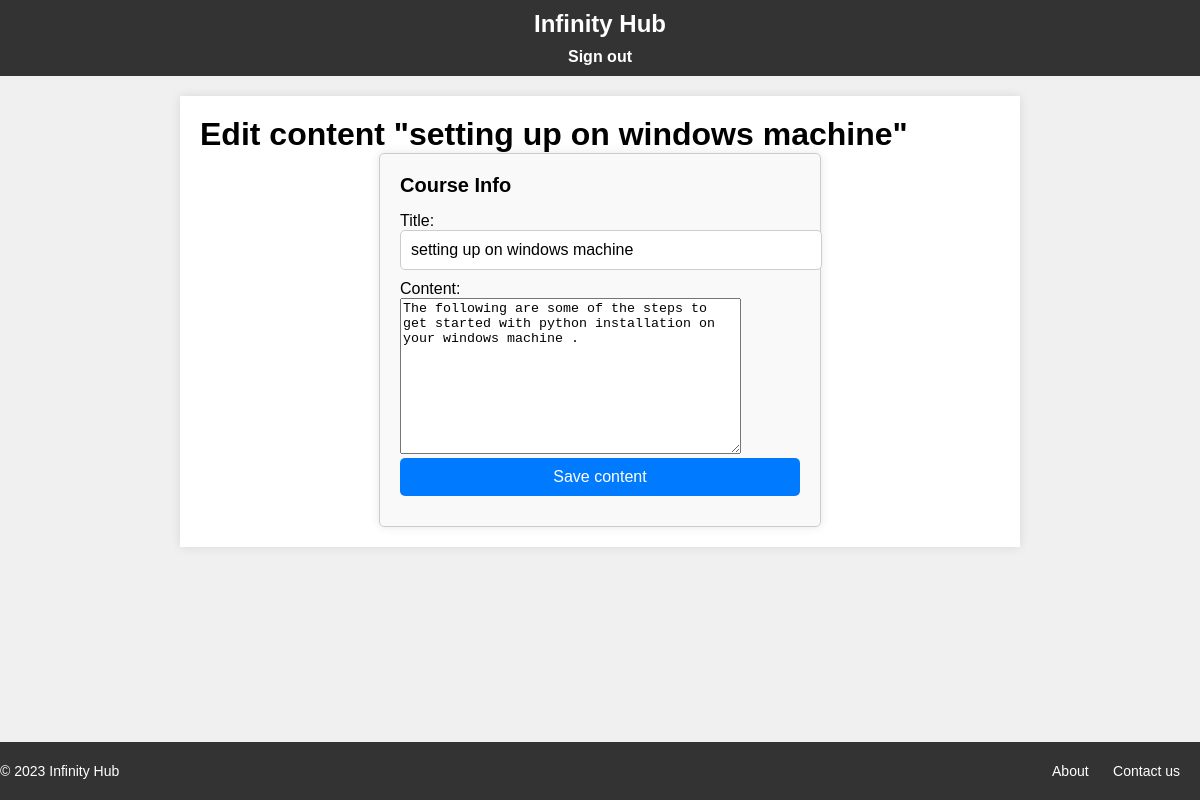
Page /course/topic/1/content/update/text/3/ (signed in) on the committed database.
### courses/models.py (models this page shows, shortened)
class ItemBase(models.Model):
    owner = models.ForeignKey(User, related_name='%(class)s_related', on_delete=models.CASCADE)
    title = models.CharField(max_length=250)
    created = models.DateTimeField(auto_now_add=True)
    updated = models.DateTimeField(auto_now=True)
    class Meta:
        abstract = True

class Text(ItemBase):
    content = models.TextField()

### courses/views.py (the view, shortened to what this page needs)
class ContentCreateUpdateView(TemplateResponseMixin, View):
    topic = None
    model = None
    obj = None
    template_name = 'courses/manage/content/form.html'
    def get_model(self, model_name):
        if model_name in ['text', 'image', 'video', 'file']:
            return apps.get_model(app_label='courses', model_name=model_name)
        return None
    def get_form(self,model, *args, **kwargs):
        Form = modelform_factory(model, exclude=['owner',
                                                'order',
                                                'created',
                                                'updated'
                                                ])
        return Form(*args, **kwargs)
    def dispatch(self,request,topic_id, model_name, id=None):
        self.topic = get_object_or_404(Topic, id=topic_id,course__owner=request.user)
        self.model = self.get_model(model_name)
        if id:
            self.obj = get_object_or_404(self.model, id=id,owner=request.user) # type: ignore
        return super().dispatch(request,topic_id,model_name,id)
    def get(self,request, topic_id, model_name, id=None):
        form = self.get_form(self.model, instance=self.obj)
        return self.render_to_response({'form': form, 'object': self.obj})

### courses/templates/courses/manage/content/form.html (shortened to what this page needs)
{% extends "base.html" %}
{% block content %}
<h1>
    {% if object %}
    Edit content "{{ object.title }}"
    {% else %}
    Add new content
    {% endif %}
</h1>
<div class="module">
    <h2>Course Info</h2>
    <form action="" method="post" enctype="multipart/form-data">
        {{ form.as_p }}
        <p><input type="submit" value="Save content"></p>
    </form>
</div>
{% endblock content %}

### courses/static/css/base.css (style rules this page uses)
body, h1, h2, p, ul, li { margin: 0; padding: 0; }
body { background-color: #f0f0f0; font-family: Arial, sans-serif; }
.module { background-color: #fff; border: 1px solid #ccc; border-radius: 5px; box-shadow: 0 0 10px rgba(0, 0, 0, 0.1); padding: 20px; margin: 0 auto; max-width: 400px; }

### courses/static/css/form.css (style rules this page uses)
.module { border: 1px solid #ccc; padding: 20px; background-color: #f9f9f9; }
.module h2 { font-size: 20px; margin-bottom: 15px; }
.module form { margin-top: 15px; }
.module form input[type="text"], .module form input[type="submit"] { width: 100%; padding: 10px; margin-bottom: 10px; border: 1px solid #ccc; border-radius: 5px; font-size: 16px; }
.module form input[type="submit"] { background-color: #007bff; color: #fff; cursor: pointer; border: none; transition: background-color 0.3s ease; }

### rows in the picture
Text: title "setting up on windows machine", content "The following are some of the steps to get started with python installation on your windows machine ."
